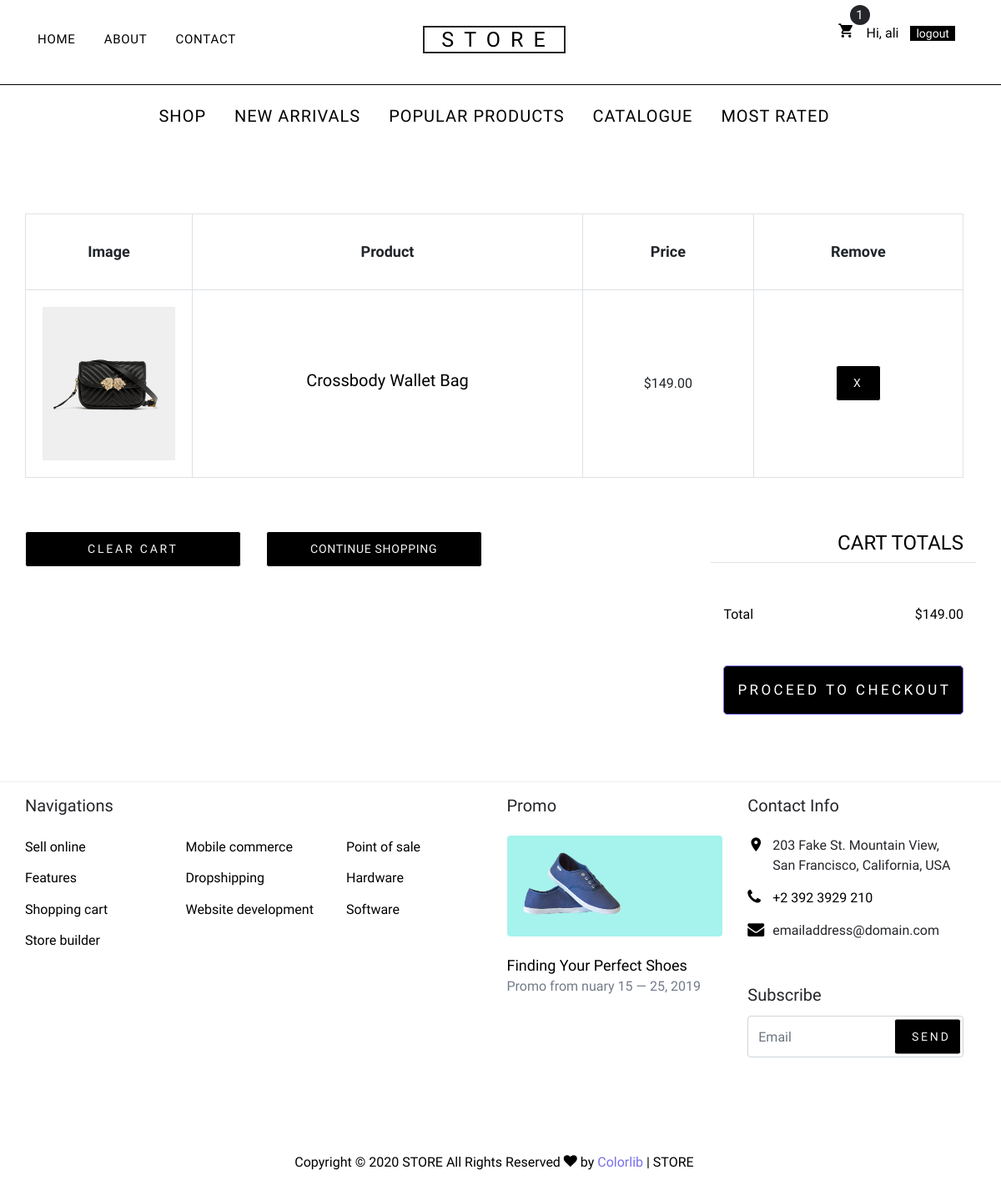
Screenshot of /carts/ (signed in) with the database file from the repository.
### carts/models.py (models this page shows, shortened)
class Cart(models.Model):
    user = models.OneToOneField(
        User, related_name='cart', on_delete=models.CASCADE)
    items = models.ManyToManyField(Product)
    update_at = models.DateTimeField(auto_now=True)

### products/models.py (models this page shows, shortened)
class Product(models.Model):
    brand = models.CharField(max_length=100)
    title = models.CharField(max_length=100)
    description = models.TextField(max_length=500, blank=True, null=True)
    price = models.PositiveIntegerField()
    created_at = models.DateTimeField(default=datetime.now(), blank=True)
    image = models.ImageField(upload_to='products/', null=True)

### carts/views.py (the view)
# urls.py: path('carts/', cart, name='cart'),
@login_required
def cart(request):
    user = request.user
    products = user.cart.items.all()
    total_price = list(products.aggregate(Sum('price')).values())[0]
    context = {'products': products, 'total_price': total_price}
    return render(request, 'carts/cart.html', context)

### templates/carts/cart.html (shortened to what this page needs)
{% extends "base.html" %}
{% block content %}
<div class="site-section">
    <div class="container">
        <div class="row mb-5">
            <form class="col-md-12" method="post">
                <div class="site-blocks-table">
                    <table class="table table-bordered">
                        <thead>
                            <tr>
                                <th class="product-thumbnail">Image</th>
                                <th class="product-name">Product</th>
                                <th class="product-price">Price</th>
                                <th class="product-remove">Remove</th>
                            </tr>
                        </thead>
                        <tbody>
                            {% for product in products %}
                            <tr>
                                <td class="product-thumbnail">
                                    <img src="{{ product.image.url }}" alt="Image" class="img-fluid">
                                </td>
                                <td class="product-name">
                                    <h2 class="h5 text-black">{{ product.title | capfirst }}</h2>
                                </td>
                                <td>${{ product.price | floatformat:2 }}</td>
                                <td><a href="{% url 'remove_cart' product_id=product.id %}"
                                        class="btn btn-primary btn-sm">X</a></td>
                            </tr>
                            {% endfor %}
                        </tbody>
                    </table>
                </div>
            </form>
        </div>
        <div class="row">
            <div class="col-md-6">
                <div class="row mb-5">
                    <div class="col-md-6 mb-3 mb-md-0">
                        <a href="{% url 'remove_all_cart' %}" class="btn btn-primary btn-sm btn-block">Clear Cart</a>
                    </div>
                    <div class="col-md-6">
                        <a href="{% url 'home' %}" class="btn btn-outline-primary btn-sm btn-block">Continue
                            Shopping</a>
                    </div>
                </div>
            </div>
            <div class="col-md-6 pl-5">
                <div class="row justify-content-end">
                    <div class="col-md-7">
                        <div class="row">
                            <div class="col-md-12 text-right border-bottom mb-5">
                                <h3 class="text-black h4 text-uppercase">Cart Totals</h3>
                            </div>
                        </div>
                        <div class="row mb-5">
                            <div class="col-md-6">
                                <span class="text-black">Total</span>
                            </div>
                            <div class="col-md-6 text-right">
                                <strong class="text-black">${{ total_price | floatformat:2 }}</strong>
                            </div>
                        </div>
                        <div class="row">
                            <div class="col-md-12">
                                <a href="{% url 'order_create' %}" class="btn btn-primary btn-lg py-3 btn-block"
                                    onclick="window.location">Proceed To Checkout</a>
                            </div>
                        </div>
                    </div>
                </div>
            </div>
        </div>
    </div>
</div>
{% endblock %}

### templates/base.html (shortened to what this page needs)
{% load static %}
<!DOCTYPE html>
<html lang="en">
<head>
    <link rel="stylesheet" href="{% static 'fonts/icomoon/style.css' %}">
    <link rel="stylesheet" href="{% static 'css/bootstrap.min.css' %}">
    <link rel="stylesheet" href="{% static 'css/magnific-popup.css' %}">
    <link rel="stylesheet" href="{% static 'css/jquery-ui.css' %}">
    <link rel="stylesheet" href="{% static 'css/owl.carousel.min.css' %}">
    <link rel="stylesheet" href="{% static 'css/owl.theme.default.min.css' %}">
    <link rel="stylesheet" href="{% static 'css/aos.css' %}">
    <link rel="stylesheet" href="{% static 'css/style.css' %}">
</head>
<body>
    <div class="site-wrap">
        <header class="site-navbar" role="banner">
            <div class="site-navbar-top">
                <div class="container">
                    <div class="row align-items-center">
                        <div class="col-6 col-md-4 order-2 order-md-1 text-left">
                            <div class="main-nav d-none d-lg-block site-navigation  text-left text-md-center">
                                <div class="container">
                                    <ul class="site-menu js-clone-nav d-none d-md-block">
                                        <li class="navbar-top"><a href="{% url 'home' %}">Home</a></li>
                                        <li class="navbar-top"><a href="#">About</a></li>
                                        <li class="navbar-top"><a href="#">Contact</a></li>
                                    </ul>
                                </div>
                            </div>
                        </div>
                        <div class="col-12 mb-3 mb-md-0 col-md-4 order-1 order-md-2 text-center">
                            <div class="site-logo">
                                <a href="{% url 'home' %}" class="js-logo-clone store"> STORE</a>
                            </div>
                        </div>
                        <div class="col-6 col-md-4 order-3 order-md-3 text-right">
                            <div class="site-top-icons">
                                <ul>
                                    <li>
                                        <a href="{% url 'cart' %}" class="site-cart">
                                            <span class="icon icon-shopping_cart"></span>
                                            {% if request.user.cart.items.all|length > 0 %}
                                            <span class="count">{{ request.user.cart.items.all|length }}</span>
                                            {% endif %}
                                        </a>
                                    </li>
                                    {% if user.is_authenticated %}
                                    <li>
                                        <span>
                                            <p>Hi, {{ user.username }}</p>
                                        </span>
                                    </li>
                                    <li><a href="{% url 'logout' %}" class="logout-btn">logout</a></li>
                                    {% else  %}
                                    <li><a href="{% url 'login' %}"><span class="icon icon-person"></a></li>
                                    {% endif %}
                                </ul>
                            </div>
                        </div>
                    </div>
                </div>
            </div>
            <nav class="site-navigation text-right text-md-center" role="navigation">
                <div class="container">
                    <ul class="site-menu js-clone-nav d-none d-md-block">
                        <li><a href="#">Shop</a></li>
                        <li><a href="#">New Arrivals</a></li>
                        <li><a href="#">Popular Products</a></li>
                        <li><a href="#">Catalogue</a></li>
                        <li><a href="#">Most Rated</a></li>
                    </ul>
                </div>
            </nav>
        </header>
        <main>
            {% block content %}{% endblock %}
        </main>
    </div>
    <footer class="site-footer border-top">
        <div class="container">
            <div class="row">
                <div class="col-lg-6 mb-5 mb-lg-0">
                    <div class="row">
                        <div class="col-md-12">
                            <h3 class="footer-heading mb-4">Navigations</h3>
                        </div>
                        <div class="col-md-6 col-lg-4">
                            <ul class="list-unstyled">
                                <li><a href="#">Sell online</a></li>
                                <li><a href="#">Features</a></li>
                                <li><a href="#">Shopping cart</a></li>
                                <li><a href="#">Store builder</a></li>
                            </ul>
                        </div>
                        <div class="col-md-6 col-lg-4">
                            <ul class="list-unstyled">
                                <li><a href="#">Mobile commerce</a></li>
                                <li><a href="#">Dropshipping</a></li>
                                <li><a href="#">Website development</a></li>
                            </ul>
                        </div>
                        <div class="col-md-6 col-lg-4">
                            <ul class="list-unstyled">
                                <li><a href="#">Point of sale</a></li>
                                <li><a href="#">Hardware</a></li>
                                <li><a href="#">Software</a></li>
                            </ul>
                        </div>
                    </div>
                </div>
                <div class="col-md-6 col-lg-3 mb-4 mb-lg-0">
                    <h3 class="footer-heading mb-4">Promo</h3>
                    <a href="#" class="block-6">
                        <img src="{% static 'images/hero_1.jpg' %}" alt="Image placeholder"
                            class="img-fluid rounded mb-4">
                        <h3 class="font-weight-light  mb-0">Finding Your Perfect Shoes</h3>
                        <p>Promo from nuary 15 &mdash; 25, 2019</p>
                    </a>
                </div>
                <div class="col-md-6 col-lg-3">
                    <div class="block-5 mb-5">
                        <h3 class="footer-heading mb-4">Contact Info</h3>
                        <ul class="list-unstyled">
                            <li class="address">203 Fake St. Mountain View, San Francisco, California, USA</li>
                            <li class="phone"><a href="tel://23923929210">+2 392 3929 210</a></li>
                            <li class="email">emailaddress@domain.com</li>
                        </ul>
                    </div>
                    <div class="block-7">
                        <form action="#" method="post">
                            <label for="email_subscribe" class="footer-heading">Subscribe</label>
                            <div class="form-group">
                                <input type="text" class="form-control py-4" id="email_subscribe" placeholder="Email">
                                <input type="submit" class="btn btn-sm btn-primary" value="Send">
                            </div>
                        </form>
                    </div>
                </div>
            </div>
            <div class="row pt-5 mt-5 text-center">
                <div class="col-md-12">
                    <p>
                        Copyright &copy;
                         STORE All Rights Reserved <i class="icon-heart" aria-hidden="true"></i> by
                        <a href="https://colorlib.com" target="_blank" class="text-primary">Colorlib</a> | <a
                            href="#">STORE</a>
                    </p>
                </div>
            </div>
        </div>
    </footer>
</body>
</html>

### rows the page displays
Product: image (picture), title "Crossbody Wallet Bag", price "149.00"

### other values shown
{{ request.user.cart.items.all|length }} "1"
{{ user.username }} "ali"
{{ total_price | floatformat:2 }} "149.00"
